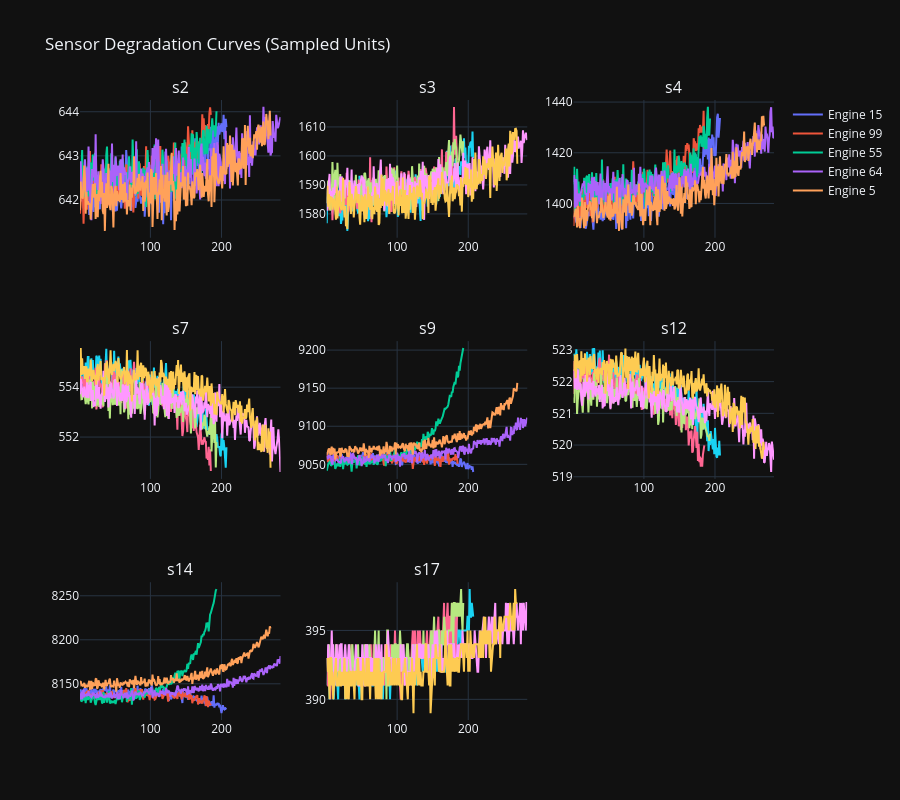

The notebook cell this image was saved under:
### Code cell
# Visualizing degradation curves for a random sample of 5 engines to identify temporal patterns
sample_engines = np.random.choice(df['unit_id'].unique(), 5, replace=False)

fig = make_subplots(rows=3, cols=3, subplot_titles=useful_sensors[:9])
for idx, sensor in enumerate(useful_sensors[:9]):
    row, col = idx // 3 + 1, idx % 3 + 1
    for eng in sample_engines:
        sub = df[df['unit_id'] == eng]
        fig.add_trace(go.Scatter(x=sub['cycle'], y=sub[sensor],
                                  mode='lines', name=f'Engine {eng}',
                                  showlegend=(idx == 0)), row=row, col=col)

fig.update_layout(height=800, title_text='Sensor Degradation Curves (Sampled Units)', template='plotly_dark')
fig.show()

### Figure 1 — Plotly figure (JSON) as saved in the notebook; plotly's stock layout.template omitted (floating-point values rounded to 4 significant figures; data arrays with more than 128 entries replaced by an {"elided": "..."} marker saying what was removed)
{"data": [{"mode": "lines", "name": "Engine 15", "showlegend": true, "type": "scatter", "x": {"elided": "207 int values"}, "xaxis": "x", "y": {"elided": "207 float values"}, "yaxis": "y"}, {"mode": "lines", "name": "Engine 99", "showlegend": true, "type": "scatter", "x": {"elided": "185 int values"}, "xaxis": "x", "y": {"elided": "185 float values"}, "yaxis": "y"}, {"mode": "lines", "name": "Engine 55", "showlegend": true, "type": "scatter", "x": {"elided": "193 int values"}, "xaxis": "x", "y": {"elided": "193 float values"}, "yaxis": "y"}, {"mode": "lines", "name": "Engine 64", "showlegend": true, "type": "scatter", "x": {"elided": "283 int values"}, "xaxis": "x", "y": {"elided": "283 float values"}, "yaxis": "y"}, {"mode": "lines", "name": "Engine 5", "showlegend": true, "type": "scatter", "x": {"elided": "269 int values"}, "xaxis": "x", "y": {"elided": "269 float values"}, "yaxis": "y"}, {"mode": "lines", "name": "Engine 15", "showlegend": false, "type": "scatter", "x": {"elided": "207 int values"}, "xaxis": "x2", "y": {"elided": "207 float values"}, "yaxis": "y2"}, {"mode": "lines", "name": "Engine 99", "showlegend": false, "type": "scatter", "x": {"elided": "185 int values"}, "xaxis": "x2", "y": {"elided": "185 float values"}, "yaxis": "y2"}, {"mode": "lines", "name": "Engine 55", "showlegend": false, "type": "scatter", "x": {"elided": "193 int values"}, "xaxis": "x2", "y": {"elided": "193 float values"}, "yaxis": "y2"}, {"mode": "lines", "name": "Engine 64", "showlegend": false, "type": "scatter", "x": {"elided": "283 int values"}, "xaxis": "x2", "y": {"elided": "283 float values"}, "yaxis": "y2"}, {"mode": "lines", "name": "Engine 5", "showlegend": false, "type": "scatter", "x": {"elided": "269 int values"}, "xaxis": "x2", "y": {"elided": "269 float values"}, "yaxis": "y2"}, {"mode": "lines", "name": "Engine 15", "showlegend": false, "type": "scatter", "x": {"elided": "207 int values"}, "xaxis": "x3", "y": {"elided": "207 float values"}, "yaxis": "y3"}, {"mode": "lines", "name": "Engine 99", "showlegend": false, "type": "scatter", "x": {"elided": "185 int values"}, "xaxis": "x3", "y": {"elided": "185 float values"}, "yaxis": "y3"}, {"mode": "lines", "name": "Engine 55", "showlegend": false, "type": "scatter", "x": {"elided": "193 int values"}, "xaxis": "x3", "y": {"elided": "193 float values"}, "yaxis": "y3"}, {"mode": "lines", "name": "Engine 64", "showlegend": false, "type": "scatter", "x": {"elided": "283 int values"}, "xaxis": "x3", "y": {"elided": "283 float values"}, "yaxis": "y3"}, {"mode": "lines", "name": "Engine 5", "showlegend": false, "type": "scatter", "x": {"elided": "269 int values"}, "xaxis": "x3", "y": {"elided": "269 float values"}, "yaxis": "y3"}, {"mode": "lines", "name": "Engine 15", "showlegend": false, "type": "scatter", "x": {"elided": "207 int values"}, "xaxis": "x4", "y": {"elided": "207 float values"}, "yaxis": "y4"}, {"mode": "lines", "name": "Engine 99", "showlegend": false, "type": "scatter", "x": {"elided": "185 int values"}, "xaxis": "x4", "y": {"elided": "185 float values"}, "yaxis": "y4"}, {"mode": "lines", "name": "Engine 55", "showlegend": false, "type": "scatter", "x": {"elided": "193 int values"}, "xaxis": "x4", "y": {"elided": "193 float values"}, "yaxis": "y4"}, {"mode": "lines", "name": "Engine 64", "showlegend": false, "type": "scatter", "x": {"elided": "283 int values"}, "xaxis": "x4", "y": {"elided": "283 float values"}, "yaxis": "y4"}, {"mode": "lines", "name": "Engine 5", "showlegend": false, "type": "scatter", "x": {"elided": "269 int values"}, "xaxis": "x4", "y": {"elided": "269 float values"}, "yaxis": "y4"}, {"mode": "lines", "name": "Engine 15", "showlegend": false, "type": "scatter", "x": {"elided": "207 int values"}, "xaxis": "x5", "y": {"elided": "207 float values"}, "yaxis": "y5"}, {"mode": "lines", "name": "Engine 99", "showlegend": false, "type": "scatter", "x": {"elided": "185 int values"}, "xaxis": "x5", "y": {"elided": "185 float values"}, "yaxis": "y5"}, {"mode": "lines", "name": "Engine 55", "showlegend": false, "type": "scatter", "x": {"elided": "193 int values"}, "xaxis": "x5", "y": {"elided": "193 float values"}, "yaxis": "y5"}, {"mode": "lines", "name": "Engine 64", "showlegend": false, "type": "scatter", "x": {"elided": "283 int values"}, "xaxis": "x5", "y": {"elided": "283 float values"}, "yaxis": "y5"}, {"mode": "lines", "name": "Engine 5", "showlegend": false, "type": "scatter", "x": {"elided": "269 int values"}, "xaxis": "x5", "y": {"elided": "269 float values"}, "yaxis": "y5"}, {"mode": "lines", "name": "Engine 15", "showlegend": false, "type": "scatter", "x": {"elided": "207 int values"}, "xaxis": "x6", "y": {"elided": "207 float values"}, "yaxis": "y6"}, {"mode": "lines", "name": "Engine 99", "showlegend": false, "type": "scatter", "x": {"elided": "185 int values"}, "xaxis": "x6", "y": {"elided": "185 float values"}, "yaxis": "y6"}, {"mode": "lines", "name": "Engine 55", "showlegend": false, "type": "scatter", "x": {"elided": "193 int values"}, "xaxis": "x6", "y": {"elided": "193 float values"}, "yaxis": "y6"}, {"mode": "lines", "name": "Engine 64", "showlegend": false, "type": "scatter", "x": {"elided": "283 int values"}, "xaxis": "x6", "y": {"elided": "283 float values"}, "yaxis": "y6"}, {"mode": "lines", "name": "Engine 5", "showlegend": false, "type": "scatter", "x": {"elided": "269 int values"}, "xaxis": "x6", "y": {"elided": "269 float values"}, "yaxis": "y6"}, {"mode": "lines", "name": "Engine 15", "showlegend": false, "type": "scatter", "x": {"elided": "207 int values"}, "xaxis": "x7", "y": {"elided": "207 float values"}, "yaxis": "y7"}, {"mode": "lines", "name": "Engine 99", "showlegend": false, "type": "scatter", "x": {"elided": "185 int values"}, "xaxis": "x7", "y": {"elided": "185 float values"}, "yaxis": "y7"}, {"mode": "lines", "name": "Engine 55", "showlegend": false, "type": "scatter", "x": {"elided": "193 int values"}, "xaxis": "x7", "y": {"elided": "193 float values"}, "yaxis": "y7"}, {"mode": "lines", "name": "Engine 64", "showlegend": false, "type": "scatter", "x": {"elided": "283 int values"}, "xaxis": "x7", "y": {"elided": "283 float values"}, "yaxis": "y7"}, {"mode": "lines", "name": "Engine 5", "showlegend": false, "type": "scatter", "x": {"elided": "269 int values"}, "xaxis": "x7", "y": {"elided": "269 float values"}, "yaxis": "y7"}, {"mode": "lines", "name": "Engine 15", "showlegend": false, "type": "scatter", "x": {"elided": "207 int values"}, "xaxis": "x8", "y": {"elided": "207 int values"}, "yaxis": "y8"}, {"mode": "lines", "name": "Engine 99", "showlegend": false, "type": "scatter", "x": {"elided": "185 int values"}, "xaxis": "x8", "y": {"elided": "185 int values"}, "yaxis": "y8"}, {"mode": "lines", "name": "Engine 55", "showlegend": false, "type": "scatter", "x": {"elided": "193 int values"}, "xaxis": "x8", "y": {"elided": "193 int values"}, "yaxis": "y8"}, {"mode": "lines", "name": "Engine 64", "showlegend": false, "type": "scatter", "x": {"elided": "283 int values"}, "xaxis": "x8", "y": {"elided": "283 int values"}, "yaxis": "y8"}, {"mode": "lines", "name": "Engine 5", "showlegend": false, "type": "scatter", "x": {"elided": "269 int values"}, "xaxis": "x8", "y": {"elided": "269 int values"}, "yaxis": "y8"}], "layout": {"annotations": [{"font": {"size": 16}, "showarrow": false, "text": "s2", "x": 0.1444, "xanchor": "center", "xref": "paper", "y": 1, "yanchor": "bottom", "yref": "paper"}, {"font": {"size": 16}, "showarrow": false, "text": "s3", "x": 0.5, "xanchor": "center", "xref": "paper", "y": 1, "yanchor": "bottom", "yref": "paper"}, {"font": {"size": 16}, "showarrow": false, "text": "s4", "x": 0.8556, "xanchor": "center", "xref": "paper", "y": 1, "yanchor": "bottom", "yref": "paper"}, {"font": {"size": 16}, "showarrow": false, "text": "s7", "x": 0.1444, "xanchor": "center", "xref": "paper", "y": 0.6111, "yanchor": "bottom", "yref": "paper"}, {"font": {"size": 16}, "showarrow": false, "text": "s9", "x": 0.5, "xanchor": "center", "xref": "paper", "y": 0.6111, "yanchor": "bottom", "yref": "paper"}, {"font": {"size": 16}, "showarrow": false, "text": "s12", "x": 0.8556, "xanchor": "center", "xref": "paper", "y": 0.6111, "yanchor": "bottom", "yref": "paper"}, {"font": {"size": 16}, "showarrow": false, "text": "s14", "x": 0.1444, "xanchor": "center", "xref": "paper", "y": 0.2222, "yanchor": "bottom", "yref": "paper"}, {"font": {"size": 16}, "showarrow": false, "text": "s17", "x": 0.5, "xanchor": "center", "xref": "paper", "y": 0.2222, "yanchor": "bottom", "yref": "paper"}], "height": 800, "title": {"text": "Sensor Degradation Curves (Sampled Units)"}, "xaxis": {"anchor": "y", "domain": [0, 0.2889]}, "xaxis2": {"anchor": "y2", "domain": [0.3556, 0.6444]}, "xaxis3": {"anchor": "y3", "domain": [0.7111, 1]}, "xaxis4": {"anchor": "y4", "domain": [0, 0.2889]}, "xaxis5": {"anchor": "y5", "domain": [0.3556, 0.6444]}, "xaxis6": {"anchor": "y6", "domain": [0.7111, 1]}, "xaxis7": {"anchor": "y7", "domain": [0, 0.2889]}, "xaxis8": {"anchor": "y8", "domain": [0.3556, 0.6444]}, "xaxis9": {"anchor": "y9", "domain": [0.7111, 1]}, "yaxis": {"anchor": "x", "domain": [0.7778, 1]}, "yaxis2": {"anchor": "x2", "domain": [0.7778, 1]}, "yaxis3": {"anchor": "x3", "domain": [0.7778, 1]}, "yaxis4": {"anchor": "x4", "domain": [0.3889, 0.6111]}, "yaxis5": {"anchor": "x5", "domain": [0.3889, 0.6111]}, "yaxis6": {"anchor": "x6", "domain": [0.3889, 0.6111]}, "yaxis7": {"anchor": "x7", "domain": [0, 0.2222]}, "yaxis8": {"anchor": "x8", "domain": [0, 0.2222]}, "yaxis9": {"anchor": "x9", "domain": [0, 0.2222]}}}
